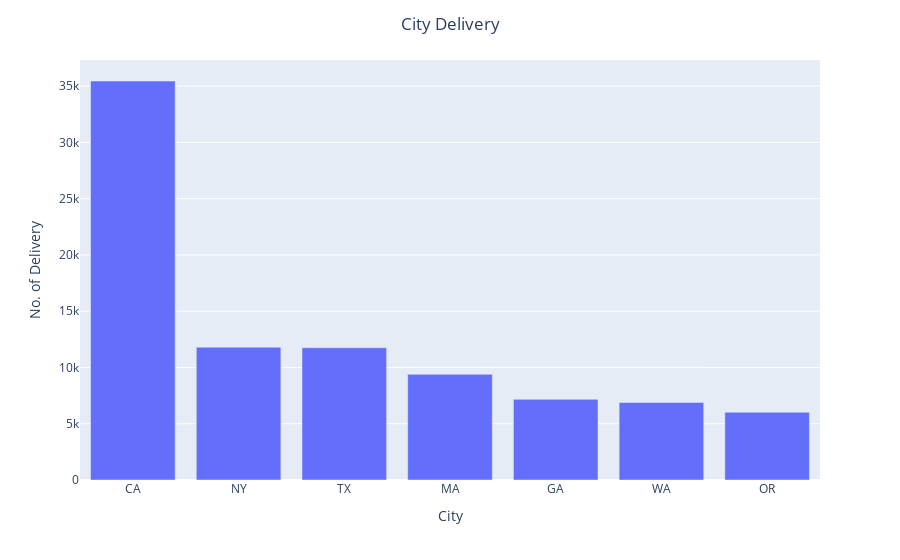

The code cell stored with this chart in its notebook:
### Code cell
plt.figure(figsize=(8,6))
color_palette = 'skybue'
# Pass index and values as x and y
fig = px.bar(city_delivery, x=city_delivery.index, y=city_delivery.values, color_continuous_scale='skyblue')  
fig.update_layout(title='City Delivery', yaxis_title='No. of Delivery',title_x=0.5)


fig.show()

### Figure 1 — Plotly figure (JSON) as saved in the notebook; plotly's stock layout.template omitted (floating-point values rounded to 4 significant figures)
{"data": [{"alignmentgroup": "True", "hovertemplate": "City=%{x}<br>y=%{y}<extra></extra>", "legendgroup": "", "marker": {"color": "#636efa", "pattern": {"shape": ""}}, "name": "", "offsetgroup": "", "orientation": "v", "showlegend": false, "textposition": "auto", "type": "bar", "x": ["CA", "NY", "TX", "MA", "GA", "WA", "OR"], "xaxis": "x", "y": [35454, 11805, 11757, 9389, 7167, 6883, 6018], "yaxis": "y"}], "layout": {"barmode": "relative", "legend": {"tracegroupgap": 0}, "margin": {"t": 60}, "title": {"text": "City Delivery", "x": 0.5}, "xaxis": {"anchor": "y", "domain": [0, 1], "title": {"text": "City"}}, "yaxis": {"anchor": "x", "domain": [0, 1], "title": {"text": "No. of Delivery"}}}}
